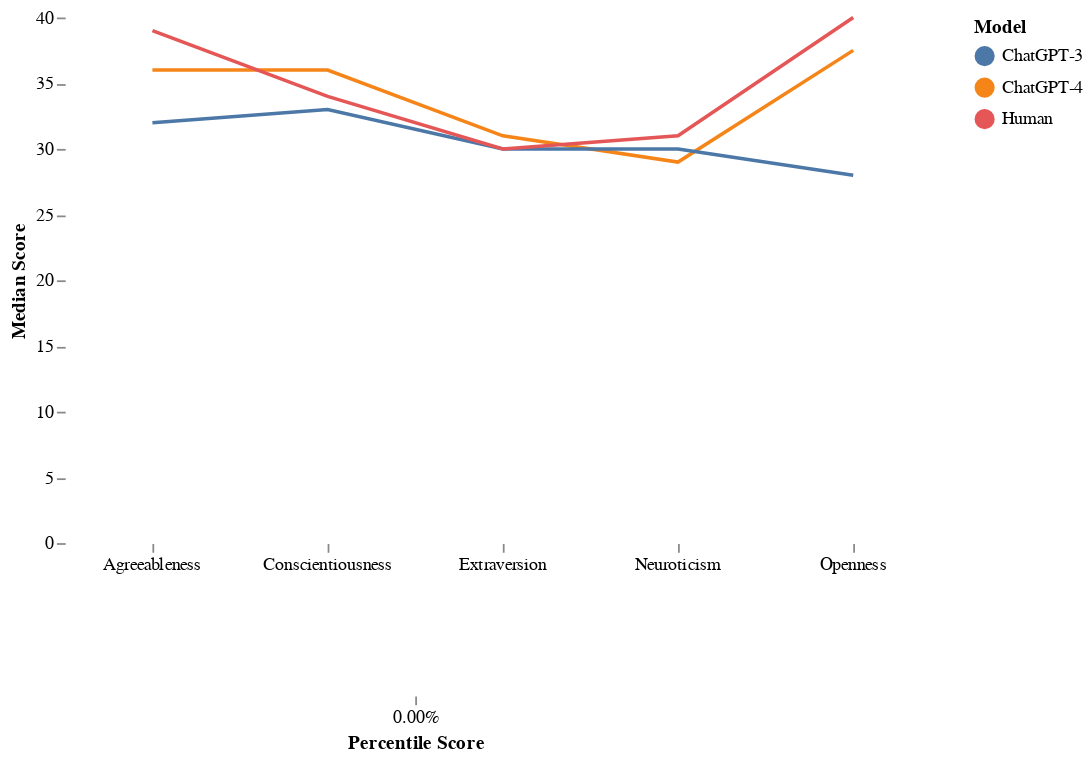

Write notebook code for a chart like this one.
### Markdown cell above
### Concatenating the two charts

### Code cell
selection = alt.selection_single(fields = ['Dimension'], on = 'mouseover', nearest = True, empty = 'none')

# Create a chart with points
points = alt.Chart(results_df).mark_point().encode(
    y = alt.Y('MedianScore:Q', axis = alt.Axis(title = 'Median Score')),
    x = alt.X('Dimension:N', axis = alt.Axis(labelAngle = 0, title = None)),
    color = alt.Color('Model:N'),
    tooltip = ['Model', 'MedianScore', 'Dimension'],
    opacity = alt.condition(selection, alt.value(1), alt.value(0))
).add_params(
    selection
)

# Create a rule chart
rule = alt.Chart(results_df).mark_rule(color = 'lightgray', opacity = 0.7).encode(
    x = alt.X('Dimension:N', axis = alt.Axis(labelAngle = 0, title = None)),
).transform_filter(
    selection
)

chart1 = lines + rule + points

bar_chart = alt.Chart(model_results_df).mark_bar().encode(
    y=alt.Y('Model:N', axis=alt.Axis(title='')),
    x=alt.X('PercentileScore:Q', axis=alt.Axis(title='Percentile Score')),
    color='Model:N',
).transform_filter(
    selection # Apply the filter transform
).properties(
    width=400,
    height=50
)

text = alt.Chart(model_results_df).mark_text(align='left', fontSize = 12, color= 'black', dx=7).encode(
    y=alt.Y('Model:N'),
    x=alt.X('PercentileScore:Q', axis = alt.Axis(title='Percentile Score', format = '.2%')),
    text=alt.Text('PercentileScore:Q', format='.2%')
).transform_filter(
    selection
).properties(
    width=400,
    height=50

)

chart2 = bar_chart + text

plot = chart1 & chart2
plot.configure_view(strokeWidth=0).configure_axis(grid=False, domain=False)

### Figure 1 — Vega-Lite specification as saved in the notebook (floating-point values rounded to 4 significant figures)
{"config": {"view": {"continuousWidth": 300, "continuousHeight": 300, "strokeWidth": 0}, "axis": {"domain": false, "grid": false}}, "vconcat": [{"layer": [{"data": {"name": "data-d38b44bc3aae8df776c778ea67181616"}, "mark": {"type": "line"}, "encoding": {"color": {"field": "Model", "type": "nominal"}, "x": {"axis": {"labelAngle": 0, "title": null}, "field": "Dimension", "type": "nominal"}, "y": {"axis": {"title": "Median Score"}, "field": "MedianScore", "stack": null, "type": "quantitative"}}}, {"data": {"name": "data-d38b44bc3aae8df776c778ea67181616"}, "mark": {"type": "rule", "color": "lightgray", "opacity": 0.7}, "encoding": {"x": {"axis": {"labelAngle": 0, "title": null}, "field": "Dimension", "type": "nominal"}}, "transform": [{"filter": {"param": "param_5", "empty": false}}]}, {"data": {"name": "data-d38b44bc3aae8df776c778ea67181616"}, "mark": {"type": "point"}, "encoding": {"color": {"field": "Model", "type": "nominal"}, "opacity": {"condition": {"param": "param_5", "value": 1, "empty": false}, "value": 0}, "tooltip": [{"field": "Model", "type": "nominal"}, {"field": "MedianScore", "type": "quantitative"}, {"field": "Dimension", "type": "nominal"}], "x": {"axis": {"labelAngle": 0, "title": null}, "field": "Dimension", "type": "nominal"}, "y": {"axis": {"title": "Median Score"}, "field": "MedianScore", "type": "quantitative"}}, "name": "view_5"}], "height": 300, "width": 500}, {"layer": [{"mark": {"type": "bar"}, "encoding": {"color": {"field": "Model", "type": "nominal"}, "x": {"axis": {"title": "Percentile Score"}, "field": "PercentileScore", "type": "quantitative"}, "y": {"axis": {"title": ""}, "field": "Model", "type": "nominal"}}, "transform": [{"filter": {"param": "param_5", "empty": false}}]}, {"mark": {"type": "text", "align": "left", "color": "black", "dx": 7, "fontSize": 12}, "encoding": {"text": {"field": "PercentileScore", "format": ".2%", "type": "quantitative"}, "x": {"axis": {"format": ".2%", "title": "Percentile Score"}, "field": "PercentileScore", "type": "quantitative"}, "y": {"field": "Model", "type": "nominal"}}, "transform": [{"filter": {"param": "param_5", "empty": false}}]}], "data": {"name": "data-5333908a92a842c901822848588d54ab"}, "height": 50, "width": 400}], "params": [{"name": "param_5", "select": {"type": "point", "fields": ["Dimension"], "nearest": true, "on": "mouseover"}, "views": ["view_5"]}], "$schema": "https://vega.github.io/schema/vega-lite/v5.8.0.json", "datasets": {"data-d38b44bc3aae8df776c778ea67181616": [{"Model": "ChatGPT-4", "PercentileScore": 0.5335, "MedianScore": 31.0, "Dimension": "Extraversion"}, {"Model": "ChatGPT-3", "PercentileScore": 0.4935, "MedianScore": 30.0, "Dimension": "Extraversion"}, {"Model": "Human", "PercentileScore": 0.4935, "MedianScore": 30.0, "Dimension": "Extraversion"}, {"Model": "ChatGPT-4", "PercentileScore": 0.4127, "MedianScore": 29.0, "Dimension": "Neuroticism"}, {"Model": "ChatGPT-3", "PercentileScore": 0.4542, "MedianScore": 30.0, "Dimension": "Neuroticism"}, {"Model": "Human", "PercentileScore": 0.4967, "MedianScore": 31.0, "Dimension": "Neuroticism"}, {"Model": "ChatGPT-4", "PercentileScore": 0.3239, "MedianScore": 36.0, "Dimension": "Agreeableness"}, {"Model": "ChatGPT-3", "PercentileScore": 0.1724, "MedianScore": 32.0, "Dimension": "Agreeableness"}, {"Model": "Human", "PercentileScore": 0.4826, "MedianScore": 39.0, "Dimension": "Agreeableness"}, {"Model": "ChatGPT-4", "PercentileScore": 0.627, "MedianScore": 36.0, "Dimension": "Conscientiousness"}, {"Model": "ChatGPT-3", "PercentileScore": 0.471, "MedianScore": 33.0, "Dimension": "Conscientiousness"}, {"Model": "Human", "PercentileScore": 0.5235, "MedianScore": 34.0, "Dimension": "Conscientiousness"}, {"Model": "ChatGPT-4", "PercentileScore": 0.3794, "MedianScore": 37.5, "Dimension": "Openness"}, {"Model": "ChatGPT-3", "PercentileScore": 0.04962, "MedianScore": 28.0, "Dimension": "Openness"}, {"Model": "Human", "PercentileScore": 0.5267, "MedianScore": 40.0, "Dimension": "Openness"}], "data-5333908a92a842c901822848588d54ab": [{"Model": "ChatGPT-4", "PercentileScore": 0.5335, "MedianScore": 31.0, "Dimension": "Extraversion"}, {"Model": "ChatGPT-3", "PercentileScore": 0.4935, "MedianScore": 30.0, "Dimension": "Extraversion"}, {"Model": "ChatGPT-4", "PercentileScore": 0.4127, "MedianScore": 29.0, "Dimension": "Neuroticism"}, {"Model": "ChatGPT-3", "PercentileScore": 0.4542, "MedianScore": 30.0, "Dimension": "Neuroticism"}, {"Model": "ChatGPT-4", "PercentileScore": 0.3239, "MedianScore": 36.0, "Dimension": "Agreeableness"}, {"Model": "ChatGPT-3", "PercentileScore": 0.1724, "MedianScore": 32.0, "Dimension": "Agreeableness"}, {"Model": "ChatGPT-4", "PercentileScore": 0.627, "MedianScore": 36.0, "Dimension": "Conscientiousness"}, {"Model": "ChatGPT-3", "PercentileScore": 0.471, "MedianScore": 33.0, "Dimension": "Conscientiousness"}, {"Model": "ChatGPT-4", "PercentileScore": 0.3794, "MedianScore": 37.5, "Dimension": "Openness"}, {"Model": "ChatGPT-3", "PercentileScore": 0.04962, "MedianScore": 28.0, "Dimension": "Openness"}]}}
